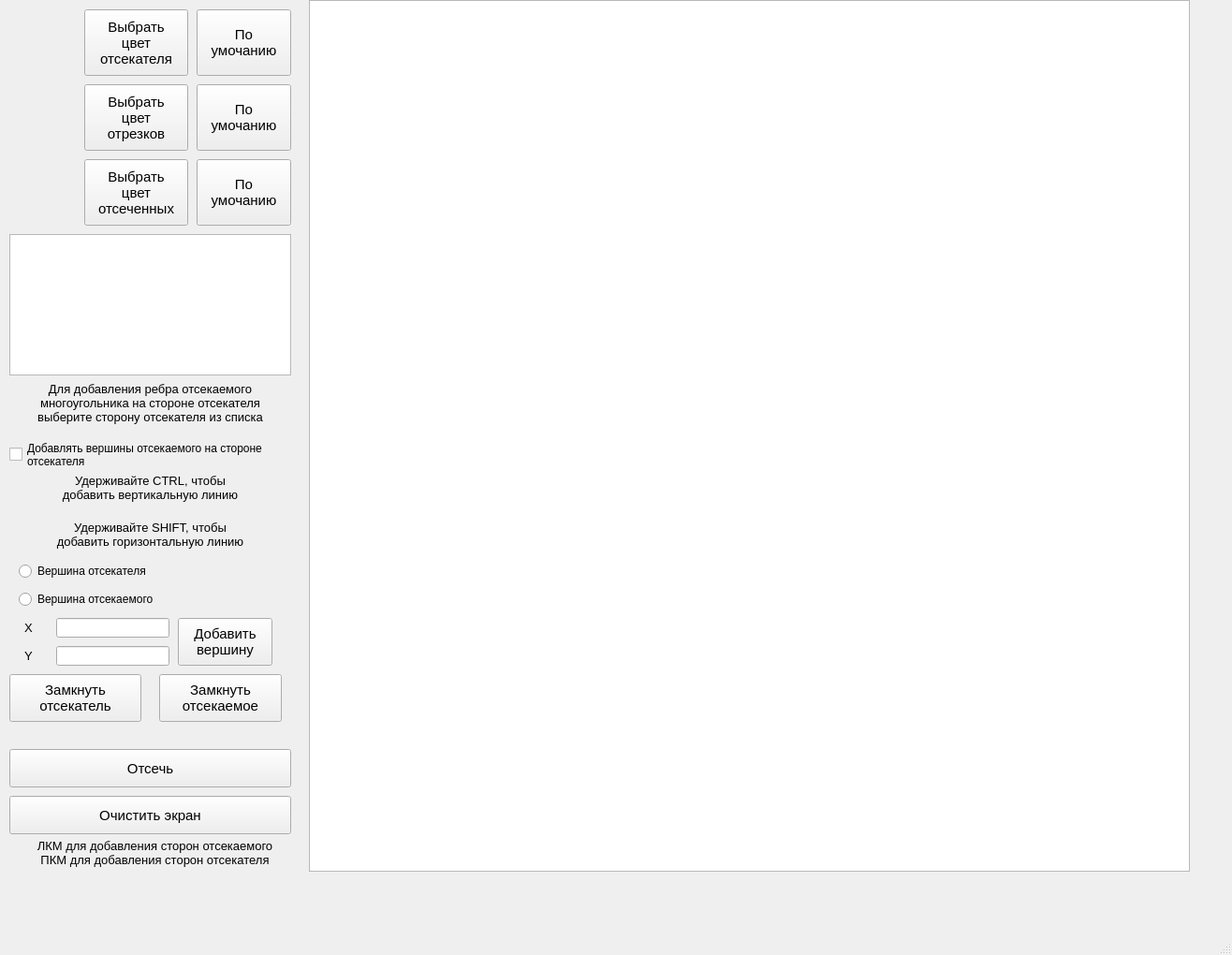
<?xml version="1.0" encoding="UTF-8"?>
<ui version="4.0">
 <class>MainWindow</class>
 <widget class="QMainWindow" name="MainWindow">
  <property name="geometry">
   <rect>
    <x>0</x>
    <y>0</y>
    <width>1316</width>
    <height>1020</height>
   </rect>
  </property>
  <property name="windowTitle">
   <string>Лабораторная работа #9</string>
  </property>
  <widget class="QWidget" name="centralwidget">
   <widget class="QGraphicsView" name="graphicsView">
    <property name="geometry">
     <rect>
      <x>330</x>
      <y>0</y>
      <width>941</width>
      <height>931</height>
     </rect>
    </property>
   </widget>
   <widget class="QLabel" name="color_ind_edge">
    <property name="geometry">
     <rect>
      <x>10</x>
      <y>10</y>
      <width>71</width>
      <height>71</height>
     </rect>
    </property>
    <property name="autoFillBackground">
     <bool>false</bool>
    </property>
    <property name="text">
     <string/>
    </property>
    <property name="alignment">
     <set>Qt::AlignCenter</set>
    </property>
    <property name="textInteractionFlags">
     <set>Qt::NoTextInteraction</set>
    </property>
   </widget>
   <widget class="QPushButton" name="but_color_edge">
    <property name="geometry">
     <rect>
      <x>90</x>
      <y>10</y>
      <width>111</width>
      <height>71</height>
     </rect>
    </property>
    <property name="font">
     <font>
      <pointsize>11</pointsize>
     </font>
    </property>
    <property name="text">
     <string>Выбрать
цвет
отсекателя</string>
    </property>
   </widget>
   <widget class="QPushButton" name="but_color_line">
    <property name="geometry">
     <rect>
      <x>90</x>
      <y>90</y>
      <width>111</width>
      <height>71</height>
     </rect>
    </property>
    <property name="font">
     <font>
      <pointsize>11</pointsize>
     </font>
    </property>
    <property name="text">
     <string>Выбрать
цвет
отрезков</string>
    </property>
   </widget>
   <widget class="QPushButton" name="but_color_edge_def">
    <property name="geometry">
     <rect>
      <x>210</x>
      <y>10</y>
      <width>101</width>
      <height>71</height>
     </rect>
    </property>
    <property name="font">
     <font>
      <pointsize>11</pointsize>
     </font>
    </property>
    <property name="text">
     <string>По
умочанию</string>
    </property>
   </widget>
   <widget class="QLabel" name="color_ind_line">
    <property name="geometry">
     <rect>
      <x>10</x>
      <y>90</y>
      <width>71</width>
      <height>71</height>
     </rect>
    </property>
    <property name="autoFillBackground">
     <bool>true</bool>
    </property>
    <property name="text">
     <string/>
    </property>
    <property name="alignment">
     <set>Qt::AlignCenter</set>
    </property>
    <property name="textInteractionFlags">
     <set>Qt::NoTextInteraction</set>
    </property>
   </widget>
   <widget class="QPushButton" name="but_color_line_def">
    <property name="geometry">
     <rect>
      <x>210</x>
      <y>90</y>
      <width>101</width>
      <height>71</height>
     </rect>
    </property>
    <property name="font">
     <font>
      <pointsize>11</pointsize>
     </font>
    </property>
    <property name="text">
     <string>По
умочанию</string>
    </property>
   </widget>
   <widget class="QLabel" name="color_ind_clipped">
    <property name="geometry">
     <rect>
      <x>10</x>
      <y>170</y>
      <width>71</width>
      <height>71</height>
     </rect>
    </property>
    <property name="autoFillBackground">
     <bool>true</bool>
    </property>
    <property name="text">
     <string/>
    </property>
    <property name="alignment">
     <set>Qt::AlignCenter</set>
    </property>
    <property name="textInteractionFlags">
     <set>Qt::NoTextInteraction</set>
    </property>
   </widget>
   <widget class="QPushButton" name="but_color_clipped">
    <property name="geometry">
     <rect>
      <x>90</x>
      <y>170</y>
      <width>111</width>
      <height>71</height>
     </rect>
    </property>
    <property name="font">
     <font>
      <pointsize>11</pointsize>
     </font>
    </property>
    <property name="text">
     <string>Выбрать
цвет
отсеченных</string>
    </property>
   </widget>
   <widget class="QPushButton" name="but_color_clipped_def">
    <property name="geometry">
     <rect>
      <x>210</x>
      <y>170</y>
      <width>101</width>
      <height>71</height>
     </rect>
    </property>
    <property name="font">
     <font>
      <pointsize>11</pointsize>
     </font>
    </property>
    <property name="text">
     <string>По
умочанию</string>
    </property>
   </widget>
   <widget class="QPushButton" name="but_close_clip">
    <property name="geometry">
     <rect>
      <x>10</x>
      <y>720</y>
      <width>141</width>
      <height>51</height>
     </rect>
    </property>
    <property name="font">
     <font>
      <pointsize>11</pointsize>
     </font>
    </property>
    <property name="text">
     <string>Замкнуть
отсекатель</string>
    </property>
   </widget>
   <widget class="QLabel" name="lab_centre_4">
    <property name="geometry">
     <rect>
      <x>10</x>
      <y>500</y>
      <width>301</width>
      <height>41</height>
     </rect>
    </property>
    <property name="font">
     <font>
      <pointsize>10</pointsize>
     </font>
    </property>
    <property name="text">
     <string>Удерживайте CTRL, чтобы
добавить вертикальную линию</string>
    </property>
    <property name="alignment">
     <set>Qt::AlignCenter</set>
    </property>
   </widget>
   <widget class="QLabel" name="lab_centre_5">
    <property name="geometry">
     <rect>
      <x>10</x>
      <y>550</y>
      <width>301</width>
      <height>41</height>
     </rect>
    </property>
    <property name="font">
     <font>
      <pointsize>10</pointsize>
     </font>
    </property>
    <property name="text">
     <string>Удерживайте SHIFT, чтобы
добавить горизонтальную линию</string>
    </property>
    <property name="alignment">
     <set>Qt::AlignCenter</set>
    </property>
   </widget>
   <widget class="QPushButton" name="but_clip">
    <property name="geometry">
     <rect>
      <x>10</x>
      <y>800</y>
      <width>301</width>
      <height>41</height>
     </rect>
    </property>
    <property name="font">
     <font>
      <pointsize>11</pointsize>
     </font>
    </property>
    <property name="text">
     <string>Отсечь</string>
    </property>
   </widget>
   <widget class="QPushButton" name="but_clear">
    <property name="geometry">
     <rect>
      <x>10</x>
      <y>850</y>
      <width>301</width>
      <height>41</height>
     </rect>
    </property>
    <property name="font">
     <font>
      <pointsize>11</pointsize>
     </font>
    </property>
    <property name="text">
     <string>Очистить экран</string>
    </property>
   </widget>
   <widget class="QListWidget" name="listWidget">
    <property name="geometry">
     <rect>
      <x>10</x>
      <y>250</y>
      <width>301</width>
      <height>151</height>
     </rect>
    </property>
   </widget>
   <widget class="QLabel" name="lab_centre_6">
    <property name="geometry">
     <rect>
      <x>0</x>
      <y>400</y>
      <width>321</width>
      <height>61</height>
     </rect>
    </property>
    <property name="font">
     <font>
      <pointsize>10</pointsize>
     </font>
    </property>
    <property name="text">
     <string>Для добавления ребра отсекаемого
многоугольника на стороне отсекателя
выберите сторону отсекателя из списка</string>
    </property>
    <property name="alignment">
     <set>Qt::AlignCenter</set>
    </property>
   </widget>
   <widget class="QLabel" name="lab_centre_7">
    <property name="geometry">
     <rect>
      <x>0</x>
      <y>890</y>
      <width>331</width>
      <height>41</height>
     </rect>
    </property>
    <property name="font">
     <font>
      <pointsize>10</pointsize>
     </font>
    </property>
    <property name="text">
     <string>ЛКМ для добавления сторон отсекаемого
ПКМ для добавления сторон отсекателя</string>
    </property>
    <property name="alignment">
     <set>Qt::AlignCenter</set>
    </property>
   </widget>
   <widget class="QCheckBox" name="checkBox_on_clip">
    <property name="geometry">
     <rect>
      <x>10</x>
      <y>470</y>
      <width>311</width>
      <height>31</height>
     </rect>
    </property>
    <property name="text">
     <string>Добавлять вершины отсекаемого на стороне
отсекателя</string>
    </property>
   </widget>
   <widget class="QPushButton" name="but_close_polygon">
    <property name="geometry">
     <rect>
      <x>170</x>
      <y>720</y>
      <width>131</width>
      <height>51</height>
     </rect>
    </property>
    <property name="font">
     <font>
      <pointsize>11</pointsize>
     </font>
    </property>
    <property name="text">
     <string>Замкнуть
отсекаемое</string>
    </property>
   </widget>
   <widget class="QLineEdit" name="line_x">
    <property name="geometry">
     <rect>
      <x>60</x>
      <y>660</y>
      <width>121</width>
      <height>21</height>
     </rect>
    </property>
    <property name="font">
     <font>
      <pointsize>10</pointsize>
     </font>
    </property>
    <property name="alignment">
     <set>Qt::AlignCenter</set>
    </property>
   </widget>
   <widget class="QLabel" name="lab_y">
    <property name="geometry">
     <rect>
      <x>10</x>
      <y>690</y>
      <width>41</width>
      <height>21</height>
     </rect>
    </property>
    <property name="font">
     <font>
      <pointsize>10</pointsize>
     </font>
    </property>
    <property name="text">
     <string>Y</string>
    </property>
    <property name="alignment">
     <set>Qt::AlignCenter</set>
    </property>
   </widget>
   <widget class="QPushButton" name="but_add_dot">
    <property name="geometry">
     <rect>
      <x>190</x>
      <y>660</y>
      <width>101</width>
      <height>51</height>
     </rect>
    </property>
    <property name="font">
     <font>
      <pointsize>11</pointsize>
     </font>
    </property>
    <property name="text">
     <string>Добавить
вершину</string>
    </property>
   </widget>
   <widget class="QRadioButton" name="rad_clip">
    <property name="geometry">
     <rect>
      <x>20</x>
      <y>600</y>
      <width>291</width>
      <height>20</height>
     </rect>
    </property>
    <property name="text">
     <string>Вершина отсекателя</string>
    </property>
   </widget>
   <widget class="QLineEdit" name="line_y">
    <property name="geometry">
     <rect>
      <x>60</x>
      <y>690</y>
      <width>121</width>
      <height>21</height>
     </rect>
    </property>
    <property name="font">
     <font>
      <pointsize>10</pointsize>
     </font>
    </property>
    <property name="alignment">
     <set>Qt::AlignCenter</set>
    </property>
   </widget>
   <widget class="QRadioButton" name="rad_polygon">
    <property name="geometry">
     <rect>
      <x>20</x>
      <y>630</y>
      <width>241</width>
      <height>20</height>
     </rect>
    </property>
    <property name="text">
     <string>Вершина отсекаемого</string>
    </property>
   </widget>
   <widget class="QLabel" name="lab_x">
    <property name="geometry">
     <rect>
      <x>10</x>
      <y>660</y>
      <width>41</width>
      <height>21</height>
     </rect>
    </property>
    <property name="font">
     <font>
      <pointsize>10</pointsize>
     </font>
    </property>
    <property name="text">
     <string>X</string>
    </property>
    <property name="alignment">
     <set>Qt::AlignCenter</set>
    </property>
   </widget>
  </widget>
  <widget class="QMenuBar" name="menubar">
   <property name="geometry">
    <rect>
     <x>0</x>
     <y>0</y>
     <width>1316</width>
     <height>26</height>
    </rect>
   </property>
  </widget>
  <widget class="QStatusBar" name="statusbar"/>
 </widget>
 <resources/>
 <connections/>
</ui>
